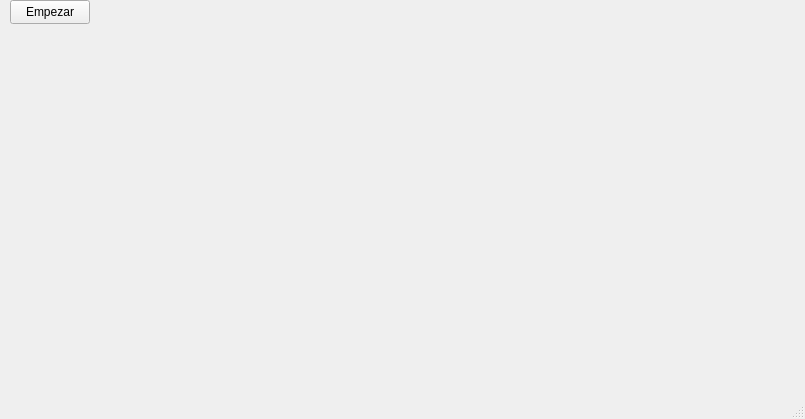
<?xml version="1.0" encoding="UTF-8"?>
<ui version="4.0">
 <class>Juego</class>
 <widget class="QMainWindow" name="Juego">
  <property name="geometry">
   <rect>
    <x>0</x>
    <y>0</y>
    <width>805</width>
    <height>419</height>
   </rect>
  </property>
  <property name="windowTitle">
   <string>MainWindow</string>
  </property>
  <widget class="QWidget" name="centralwidget">
   <widget class="QWidget" name="verticalLayoutWidget">
    <property name="geometry">
     <rect>
      <x>0</x>
      <y>30</y>
      <width>801</width>
      <height>371</height>
     </rect>
    </property>
    <layout class="QVBoxLayout" name="verticalLayout"/>
   </widget>
   <widget class="QLabel" name="label">
    <property name="geometry">
     <rect>
      <x>300</x>
      <y>0</y>
      <width>101</width>
      <height>21</height>
     </rect>
    </property>
    <property name="text">
     <string/>
    </property>
   </widget>
   <widget class="QPushButton" name="pushButton">
    <property name="geometry">
     <rect>
      <x>10</x>
      <y>0</y>
      <width>80</width>
      <height>24</height>
     </rect>
    </property>
    <property name="text">
     <string>Empezar</string>
    </property>
   </widget>
  </widget>
  <widget class="QMenuBar" name="menubar">
   <property name="geometry">
    <rect>
     <x>0</x>
     <y>0</y>
     <width>805</width>
     <height>21</height>
    </rect>
   </property>
  </widget>
  <widget class="QStatusBar" name="statusbar"/>
 </widget>
 <resources/>
 <connections/>
</ui>
